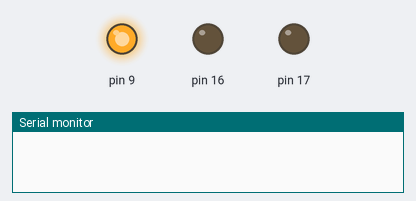
A sketch run on a simulated Arduino Mega 2560, built with avr-gcc and run on an emulated ATmega2560. Parts: output pins drawn as LEDs (lit = HIGH), the last lines printed to the serial monitor. The modem accepts every AT command (registered, SIM ready, sends succeed) and sends nothing else.

Above: at 0.1 s.
At 1.1 s:
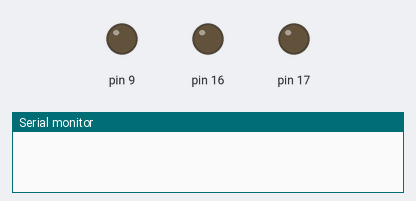
At 8.1 s:
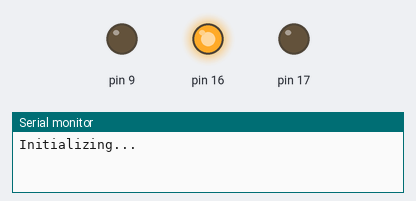
Timing chart, 0 to 9.6 s (numbered marks = the images above):
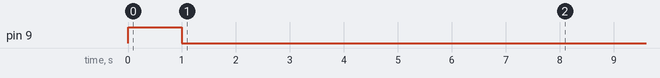

The sketch:

Send_Receive.ino
```cpp
#include <SoftwareSerial.h>
#include <TinyGPS.h>

//Create software serial object to communicate with SIM900
SoftwareSerial mySerial(10, 11);
TinyGPS gps;

String receivedData;
String disableCode = "okD756255otWJKewHxJd";
String enableCode = "RNnFQuRlkaAU33lIS9RA";
String getLocationCode = "Htcgk4UI6D3sX6BOXCSi";

float lat, lon;

bool sysEnabled;

void setup() {
  // put your setup code here, to run once:

  // Turn ON GSM Module (START)
  pinMode(9, OUTPUT);
  digitalWrite(9, HIGH);
  delay(1000);
  digitalWrite(9, LOW);
  delay(7000);
  // Turn ON GSM Module (END)

  // State Modes
  // TRUE - Enabled
  // FALSE - Disabled
  sysEnabled = true;

  // Set Relay VCC in Pin 16
  pinMode(16, OUTPUT);
  digitalWrite(16, HIGH);

  // Set Pin for Relay Module
  pinMode(17, OUTPUT);
  digitalWrite(17, LOW);

  //Begin serial communication with Arduino and SIM900
  mySerial.begin(9600);
  Serial.begin(9600);
  Serial1.begin(9600);

  Serial.println("Initializing...");
  delay(1000);

  mySerial.println("AT+IPR?"); //Handshaking with SIM900
  updateSerial();

  mySerial.println("AT+CSQ"); // SIGNAL QUALITY
  updateSerial();

  mySerial.println("AT+CCID");
  updateSerial();

  mySerial.println("AT+CCREG=?");
  updateSerial();
}

void sendMessage(String number) {
  mySerial.println("AT"); //Handshaking with SIM900
  updateSerial();

   mySerial.println("AT+CMGF=1"); // Configuring TEXT mode
  updateSerial();
  mySerial.println("AT+CMGS=\""+number+"\"");
  updateSerial();
  mySerial.print(lat,7);
  mySerial.print(",");
  mySerial.print(lon,7);
  updateSerial();
  mySerial.write(26);
}

void loop() {
  // put your main code here, to run repeatedly:
  //  Receive message
  if (mySerial.available() > 0) {
    String messageReceived = mySerial.readString();

    // code number of characters (6)
    String senderNum = messageReceived.substring(9, 22);
    receivedData = messageReceived.substring(51, 71);

    // Check if recieved code is Disabled code
    // And check if system state is Enabled
    if (receivedData.equals(disableCode) && sysEnabled == true) {
      digitalWrite(17, HIGH);
      getCurrentLocation();
      sendMessage(senderNum);
      toggleSystemState();
    }

    if (receivedData.equals(enableCode) && sysEnabled == false) {
      digitalWrite(17, LOW);
      toggleSystemState();
    }

    if (receivedData.equals(getLocationCode)) {
      Serial.println("Get Location");
      getCurrentLocation();
      sendMessage(senderNum);
    }

    delay(500);
  }
}

void getCurrentLocation() {
  bool _hasResult = false;
  // Set serial baud rate
//serial1 built in tiny gps
  while(_hasResult == false){
    while(Serial1.available() && _hasResult == false) {
      if(gps.encode(Serial1.read()))
      {
        gps.f_get_position(&lat,&lon);
        _hasResult = true;
      }
    }
  }
}

void updateSerial()
{
  delay(500);
  while (Serial.available())
  {
    mySerial.write(Serial.read());//Forward what Serial received to Software Serial Port
  }
  while(mySerial.available())
  {
    Serial.write(mySerial.read());//Forward what Software Serial received to Serial Port
  }
}

void toggleSystemState() {
  if (sysEnabled) {
    sysEnabled = false;
  }
  else {
    sysEnabled = true;
  }
}
```
